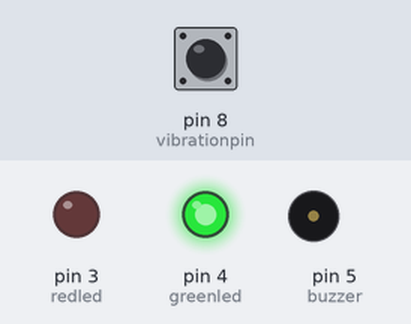
Recording of a sketch running on a simulated Arduino Uno, built with avr-gcc and run on an emulated ATmega328P. Shown: output pins drawn as LEDs (lit = HIGH), buzzer (waves = sounding, pin HIGH). Dashed ring = blinking. The inputs (shaded band) are chosen by the test bench; at power-on: pin 8 (vibrationpin) LOW. What the sketch prints to the serial monitor is not drawn.

Above: at 1.2 s.
1.3 s: pin 8 (vibrationpin) driven HIGH
At 1.53 s:
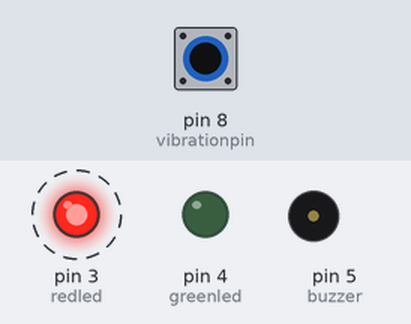
4.3 s: pin 8 (vibrationpin) driven LOW
At 5.3 s:
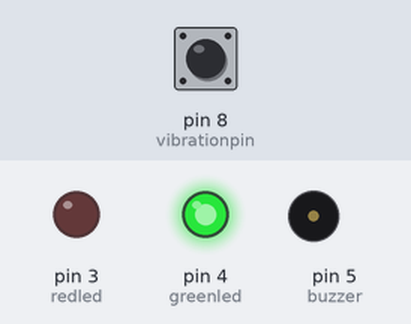
7.3 s: pin 8 (vibrationpin) pulsed HIGH 2 times (0.12 s each, 0.3 s apart)
At 7.93 s:
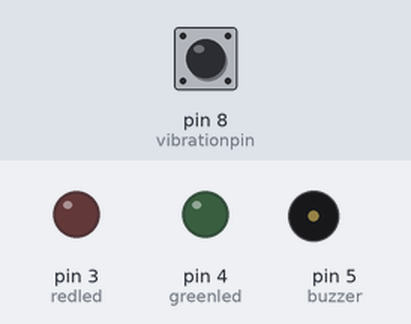
10.9 s: pin 8 (vibrationpin) pulsed HIGH 5 times (0.12 s each, 0.3 s apart)
At 12.03 s:
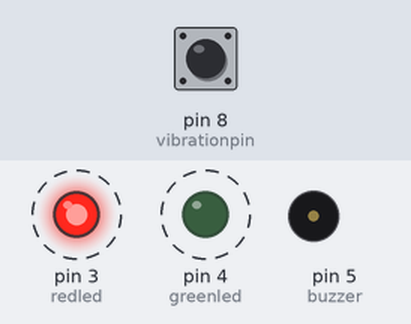
Timing chart, 0 to 14.1 s (numbered marks = the images above; inputs shaded):
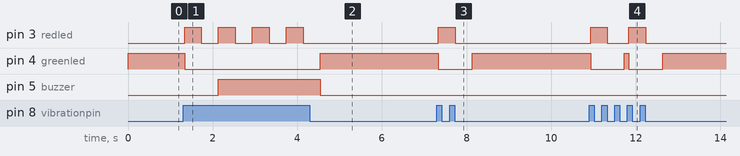

Measured:
- after the input at 1.3 s, pin 3 (redled): alternates HIGH for 0.40 s and LOW for 0.40 s, starting at once; pin 4 (greenled): HIGH → LOW at once; pin 5 (buzzer): LOW → HIGH after 0.84 s
- after the input at 4.3 s, pin 3 (redled): stops changing and stays LOW; pin 4 (greenled): LOW → HIGH after 0.24 s; pin 5 (buzzer): HIGH → LOW after 0.24 s
- after the input at 7.3 s, pin 3 (redled): LOW → HIGH at once, → LOW 0.40 s later; pin 4 (greenled): HIGH → LOW at once, → HIGH 0.80 s later
- after the input at 10.9 s, pin 3 (redled): alternates HIGH for 0.40 s and LOW for 0.50 s, 4 changes in all, then stays LOW, starting at once; pin 4 (greenled): alternates HIGH for 0.10 s and LOW for 0.80 s, 4 changes in all, then stays HIGH, starting at once

The sketch:

sketch_EarthquakeSensor.ino
```cpp
#define redled 3
#define greenled 4
#define buzzer 5
#define vibrationpin 8
int vibration = 0;

void setup() {
  pinMode(redled,OUTPUT);
  pinMode(greenled,OUTPUT);
  pinMode(buzzer,OUTPUT);
  pinMode(vibrationpin,INPUT);
  Serial.begin(9600);
}

void loop() {
  vibration = digitalRead(vibrationpin);
  if (vibration == HIGH)
  {
    Serial.print("Vibration detected");
    digitalWrite(greenled, LOW);
    digitalWrite(redled, HIGH);

    delay(400);

    digitalWrite(redled, LOW);
    delay(400);
     digitalWrite(buzzer, HIGH);
  }
  else
  {
    Serial.print("Vibration detected");
    digitalWrite(redled, LOW);
    digitalWrite(buzzer, LOW);
    digitalWrite(greenled, HIGH);
  }
}
```
